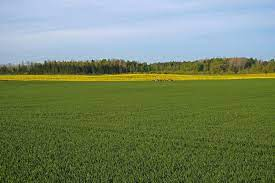
#> input picture maju_meklesana/bildes/download1.jpg, 275 x 183 px, found by its file name; its folder holds 4 pictures in this run
$ python algoritms.py
#> lines starting #> are read from the running program, lines starting #| are printed output that depends on the picture
import numpy as np
import os
from sklearn.model_selection import train_test_split
from sklearn.metrics import accuracy_score
from sklearn.ensemble import RandomForestClassifier
from PIL import Image


bilzu_adrese = "maju_meklesana/bildes/"


modelis = RandomForestClassifier()

def modela_trenesana(modelis):
#sarakstu sataisīšana
    bildes = []
    label = []

    for nosaukums in os.listdir(bilzu_adrese):
        image = Image.open(os.path.join(bilzu_adrese,nosaukums)).resize((200,200),Image.Resampling.NEAREST)
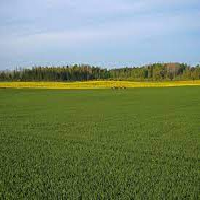
#> image: PIL image 200x200 RGB; mean R, G, B 116.7, 133.6, 102
        bildes.append(np.array(image))
        if "maja" in nosaukums:
            label.append(1)
        else:
            label.append(0)
#> pass 2 of the loop in modela_trenesana, `for nosaukums in os.listdir(bilzu_adrese):`:
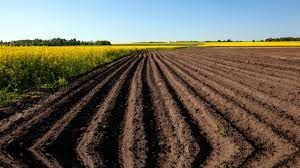
#> input picture maju_meklesana/bildes/download2.jpg, 300 x 168 px, found by its file name
#> in modela_trenesana, `image = Image.open(os.path.join(bilzu_adrese,nosaukums)).resize((200,2..`:
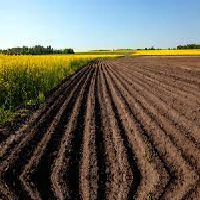
#> image: PIL image 200x200 RGB; mean R, G, B 106.8, 101.3, 89.1
#> pass 3 of the loop in modela_trenesana, `for nosaukums in os.listdir(bilzu_adrese):`:
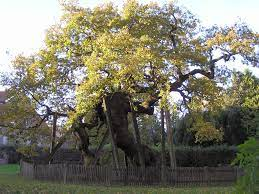
#> input picture maju_meklesana/bildes/download3.jpg, 259 x 194 px, found by its file name
#> in modela_trenesana, `image = Image.open(os.path.join(bilzu_adrese,nosaukums)).resize((200,2..`:
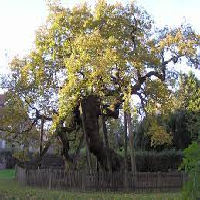
#> image: PIL image 200x200 RGB; mean R, G, B 124.4, 122.3, 106.1
#> the loop made 4 passes; the first 3 are shown

#skaitlu sarakstu salabosana

    bildes = np.array(bildes)
    label = np.array(label)

    bildes = bildes/255.0
    bildes = bildes.reshape(bildes.shape[0], -1)
# print(bildes)

#datu sadalīšana
    X_train, x_test, Y_train, y_test = train_test_split(bildes, label, test_size=0.2)


    modelis.fit(X_train, Y_train)

    rezultats = modelis.predict(x_test)

    precizitate = accuracy_score(rezultats, y_test)

    print(precizitate)
    return modelis

def majas_noteiksana(bilde, modelis):
#> called with bilde = 'maju_meklesana/tests.jpg'
    bilde = [Image.open(bilde).resize((200,200),Image.Resampling.NEAREST)]
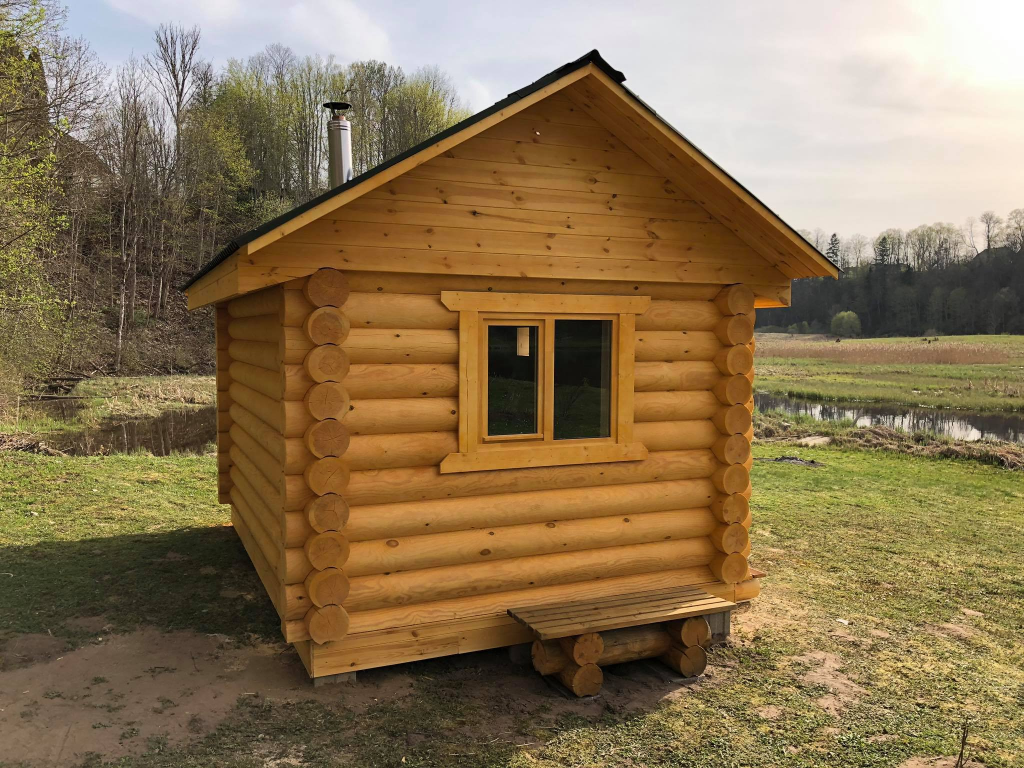
#> input picture maju_meklesana/tests.jpg, 2048 x 1536 px, found by its file name (shown at 1/2 size)
    bilde = np.array(bilde)
    bilde = bilde/255.0
    bilde = bilde.reshape(bilde.shape[0], -1)
    rezultats = modelis.predict(bilde)
    if rezultats[0] == 1:
        print("Šajā bildē ir māja")
    else:
        print("Šajā bildē nav mājas")
    return rezultats

modelis = modela_trenesana(modelis)

majas_noteiksana("maju_meklesana/tests.jpg", modelis)
